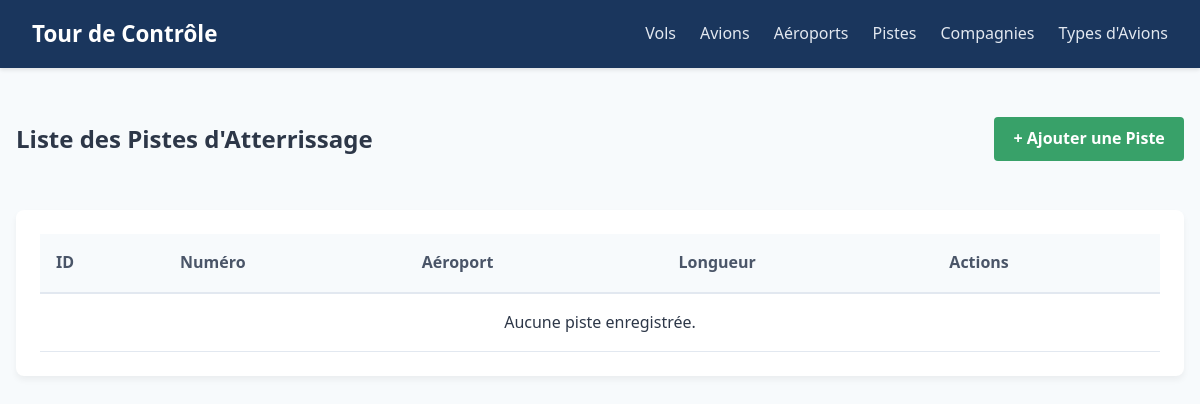
Page /pistes/ on the earlier database version.
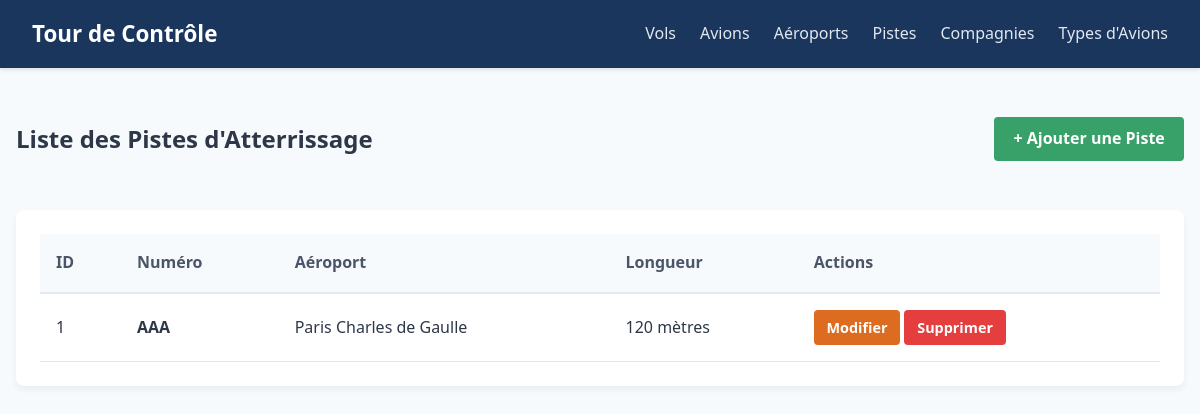
Same page on the later database version.
### gestion_trafic/models.py (models this page shows, shortened)
class Piste(models.Model):
    numero = models.CharField(max_length=20, verbose_name="Numéro de piste")
    aeroport = models.ForeignKey(Aeroport, on_delete=models.CASCADE, related_name="pistes")
    longueur = models.IntegerField(help_text="Longueur en mètres")

class Aeroport(models.Model):
    nom = models.CharField(max_length=150, verbose_name="Nom de l'aéroport")
    pays = models.CharField(max_length=100, verbose_name="Pays")

### gestion_trafic/views.py (the view)
# urls.py: path('pistes/', views.PisteListView.as_view(), name='liste_pistes'),
class PisteListView(ListView):
    model = Piste
    template_name = 'gestion_trafic/pistes/liste.html'
    context_object_name = 'pistes'

### gestion_trafic/templates/gestion_trafic/pistes/liste.html
{% extends 'gestion_trafic/base.html' %}
{% block content %}
<div class="page-header">
    <h2>Liste des Pistes d'Atterrissage</h2>
    <a href="{% url 'ajouter_piste' %}" class="btn btn-success">+ Ajouter une Piste</a>
</div>
<div class="data-card">
    <table class="data-table">
        <thead>
            <tr>
                <th>ID</th>
                <th>Numéro</th>
                <th>Aéroport</th>
                <th>Longueur</th>
                <th>Actions</th>
            </tr>
        </thead>
        <tbody>
            {% for piste in pistes %}
            <tr>
                <td>{{ piste.id }}</td>
                <td><strong>{{ piste.numero }}</strong></td>
                <td>{{ piste.aeroport.nom }}</td>
                <td>{{ piste.longueur }} mètres</td>
                <td>
                    <a href="{% url 'modifier_piste' piste.id %}" class="btn btn-warning">Modifier</a>
                    <a href="{% url 'supprimer_piste' piste.id %}" class="btn btn-danger">Supprimer</a>
                </td>
            </tr>
            {% empty %}
            <tr>
                <td colspan="5" style="text-align: center;">Aucune piste enregistrée.</td>
            </tr>
            {% endfor %}
        </tbody>
    </table>
</div>
{% endblock %}

Differences in the rows shown:
added Piste: id "1", numero "AAA", aeroport.nom "Paris Charles de Gaulle", longueur "120"
Other differences:
text no longer shown: "Aucune piste enregistrée."
